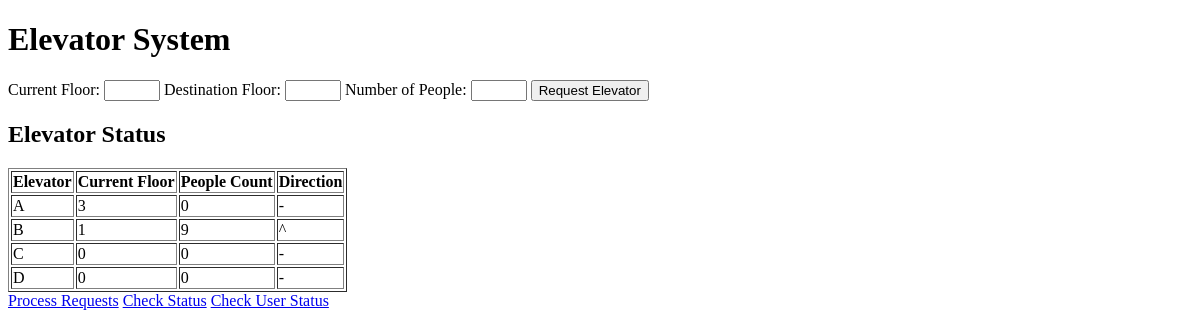
Before: / with the older database file.
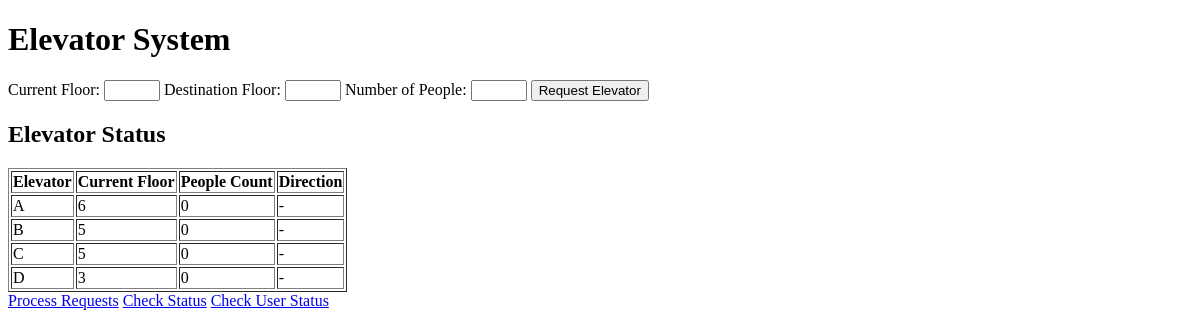
After: the same page with the newer database file.
### models.py (models this page shows)
class Elevator(db.Model):
    id = db.Column(db.Integer, primary_key=True)
    elevator_id = db.Column(db.String(1), unique=True, nullable=False)
    current_floor = db.Column(db.Integer, default=1)
    people_count = db.Column(db.Integer, default=0)
    direction = db.Column(db.String(1), default='-')

### app.py (the view)
@app.route('/')
def index():
    elevators = Elevator.query.all()
    return render_template('index.html', elevators=elevators)

### templates/index.html (shortened to what this page needs)
<!DOCTYPE html>
<html>
<head>
</head>
<body>
    <h1>Elevator System</h1>
    <form action="{{ url_for('request_elevator') }}" method="post">
        <label for="current_floor">Current Floor:</label>
        <input type="number" id="current_floor" name="current_floor" min="1" max="10" required>
        <label for="destination_floor">Destination Floor:</label>
        <input type="number" id="destination_floor" name="destination_floor" min="1" max="10" required>
        <label for="num_people">Number of People:</label>
        <input type="number" id="num_people" name="num_people" min="1" max="20" required>
        <button type="submit">Request Elevator</button>
    </form>
    <h2>Elevator Status</h2>
    <table border="1">
        <tr>
            <th>Elevator</th>
            <th>Current Floor</th>
            <th>People Count</th>
            <th>Direction</th>
        </tr>
        {% for elevator in elevators %}
        <tr>
            <td>{{ elevator.elevator_id }}</td>
            <td>{{ elevator.current_floor }}</td>
            <td>{{ elevator.people_count }}</td>
            <td>{{ elevator.direction }}</td>
        </tr>
        {% endfor %}
    </table>
    <a href="{{ url_for('process_requests') }}">Process Requests</a>
    <a href="{{ url_for('status') }}">Check Status</a>
    <a href="{{ url_for('user_status') }}">Check User Status</a>
</body>
</html>

Changed rows visible on the page:
changed Elevator (number 1 of 4 on the later page): current_floor "3" → "6"
changed Elevator (number 2 of 4 on the later page): current_floor "1" → "5"; people_count "9" → "0"; direction "^" → "-"
changed Elevator (number 3 of 4 on the later page): current_floor "0" → "5"
changed Elevator (number 4 of 4 on the later page): current_floor "0" → "3"
